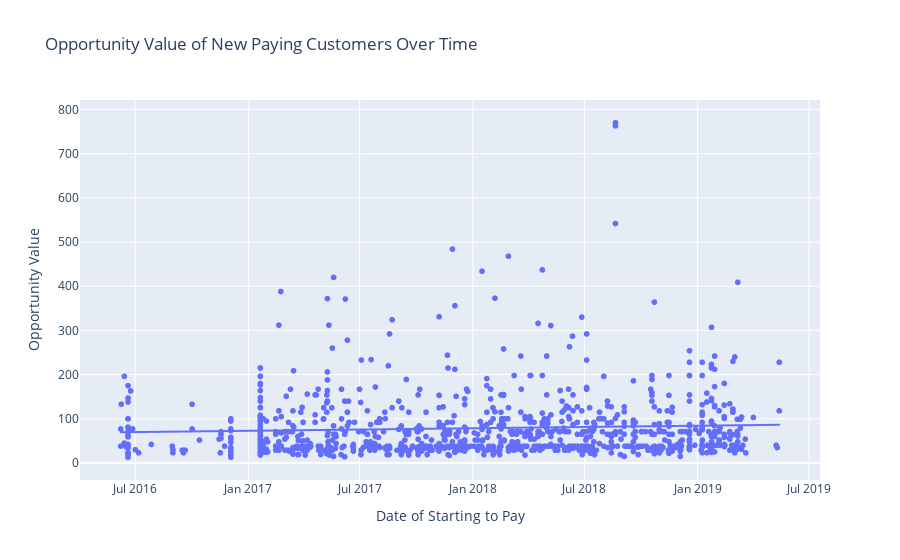

Source (notebook cell):
### Markdown cell above
We can see that the vast majority of customers convert within 10 weeks, with the median at about 2.8 weeks to conversion. There is, however, a long tail of customers taking much longer to convert.
If we had more data, I would be very interested to look into whether these longer conversion customers are more likely to churn.

### Code cell
# Choosing subset of data where status label changes to "Paying", aka a newly Paying customer
paying_data = data[data["new_status_label"] == "Paying"]

fig = px.scatter(paying_data, 
            x='status_change_date', 
            y='opportunity_value', 
            labels={"status_change_date": 'Date of Starting to Pay', "opportunity_value": 'Opportunity Value'},
            title='Opportunity Value of New Paying Customers Over Time',
            trendline="ols")

fig.update_layout(hovermode="x unified")
fig.show()

### Figure 1 — Plotly figure (JSON) as saved in the notebook; plotly's stock layout.template omitted (floating-point values rounded to 4 significant figures; data arrays with more than 128 entries replaced by an {"elided": "..."} marker saying what was removed)
{"data": [{"hovertemplate": "Date of Starting to Pay=%{x}<br>Opportunity Value=%{y}<extra></extra>", "legendgroup": "", "marker": {"color": "#636efa", "symbol": "circle"}, "mode": "markers", "name": "", "showlegend": false, "type": "scattergl", "x": {"elided": "1014 str values"}, "xaxis": "x", "y": {"elided": "1014 int values"}, "yaxis": "y"}, {"hovertemplate": "<b>OLS trendline</b><br>opportunity_value = 1.82446e-07 * status_change_date + -197.746<br>R<sup>2</sup>=0.003347<br><br>Date of Starting to Pay=%{x}<br>Opportunity Value=%{y} <b>(trend)</b><extra></extra>", "legendgroup": "", "marker": {"color": "#636efa", "symbol": "circle"}, "mode": "lines", "name": "", "showlegend": false, "type": "scattergl", "x": {"elided": "1014 str values"}, "xaxis": "x", "y": {"elided": "1014 float values"}, "yaxis": "y"}], "layout": {"hovermode": "x unified", "legend": {"tracegroupgap": 0}, "title": {"text": "Opportunity Value of New Paying Customers Over Time"}, "xaxis": {"anchor": "y", "domain": [0, 1], "title": {"text": "Date of Starting to Pay"}}, "yaxis": {"anchor": "x", "domain": [0, 1], "title": {"text": "Opportunity Value"}}}}
